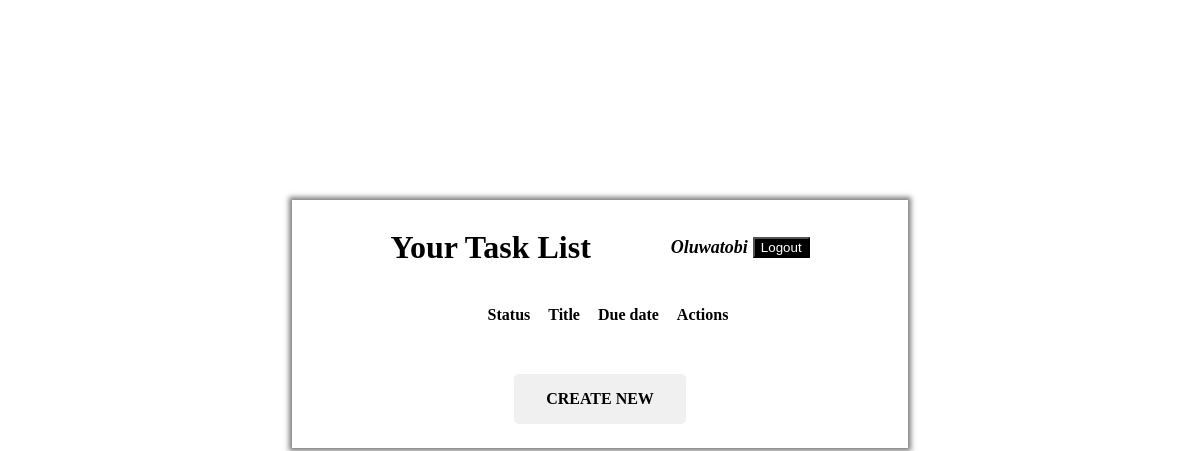
Before: /task_list (signed in) with the older database file.
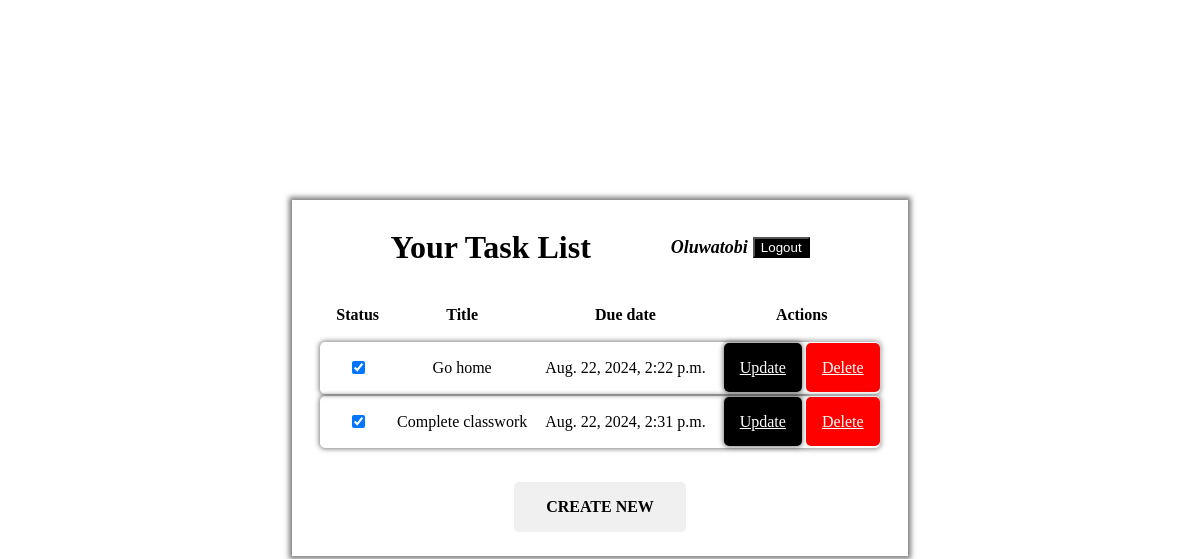
After: the same page with the newer database file.
### todo_app/models.py (models this page shows)
class Task(models.Model):
    title = models.CharField(max_length = 200)
    complete = models.BooleanField(default= False)
    created = models.DateTimeField(auto_now_add= True)
    due_date = models.DateTimeField(blank=True, null=True)
    created_by = models.ForeignKey(User, related_name= 'created_tasks', on_delete=models.SET_NULL, null=True, blank=True)
    assigned_to = models.ForeignKey(User, related_name= 'assigned_tasks', on_delete=models.SET_NULL, null=True, blank=True)
    class Meta:
        permissions = [('can_edit_task', 'Can_edit_task'),
                       ('can_delete_user', 'Can_delete_task')]

### todo_app/views.py (the view, shortened to what this page needs)
# urls.py: path('task_list', views.TaskList.as_view(), name='task_list'),
class TaskList(ListView):
    model = Task, User
    template_name = 'task_list.html'
    context_object_name = 'tasks'
    success_url = 'task_list'
    def get_queryset(self):
        usr = self.request.user
        return (Task.objects.filter(created_by = usr) or Task.objects.filter(assigned_to = usr).distinct()).order_by('created')

### templates/task_list.html (shortened to what this page needs)
<!DOCTYPE html>
<html lang="en">
<head>
</head>
<body>
    <main>
        <header>
            <h1>Your Task List</h1>
            <div>
                <p class="username">{{ user.username }}</p>
                <form action="{% url 'logout' %}" method="post">
                    <button type="submit">Logout</button>
                </form>
            </div>
        </header>
        <table>
            <thead>
                <tr>
                    <th>Status</th>
                    <th>Title</th>
                    <th>Due date</th>
                    <th>Actions</th>
                </tr>
            </thead>
            <tbody>
                {% for task in tasks %}
                <tr class="body-tag">
                    <td><input type="checkbox" {% if task.complete %}checked{% endif %}></td>
                    <td>{{task.title}}</td>
                    <td>{{task.due_date}}</td>
                    <td>
                        <a href="{% url 'update_task' task.id %}" class="update">Update</a>
                        <a href="{% url 'delete_task' task.pk %}" class="delete">Delete</a>
                    </td>
                </tr>
                {% endfor %}
            </tbody>
        </table>
        <a href="{% url 'create_task' %}" class="create">CREATE NEW</a>
    </main>
</body>
</html>

Changed rows visible on the page:
added Task: complete "☑", title "Go home", due_date "Aug. 22, 2024, 2:22 p.m."
added Task: complete "☑", title "Complete classwork", due_date "Aug. 22, 2024, 2:31 p.m."
